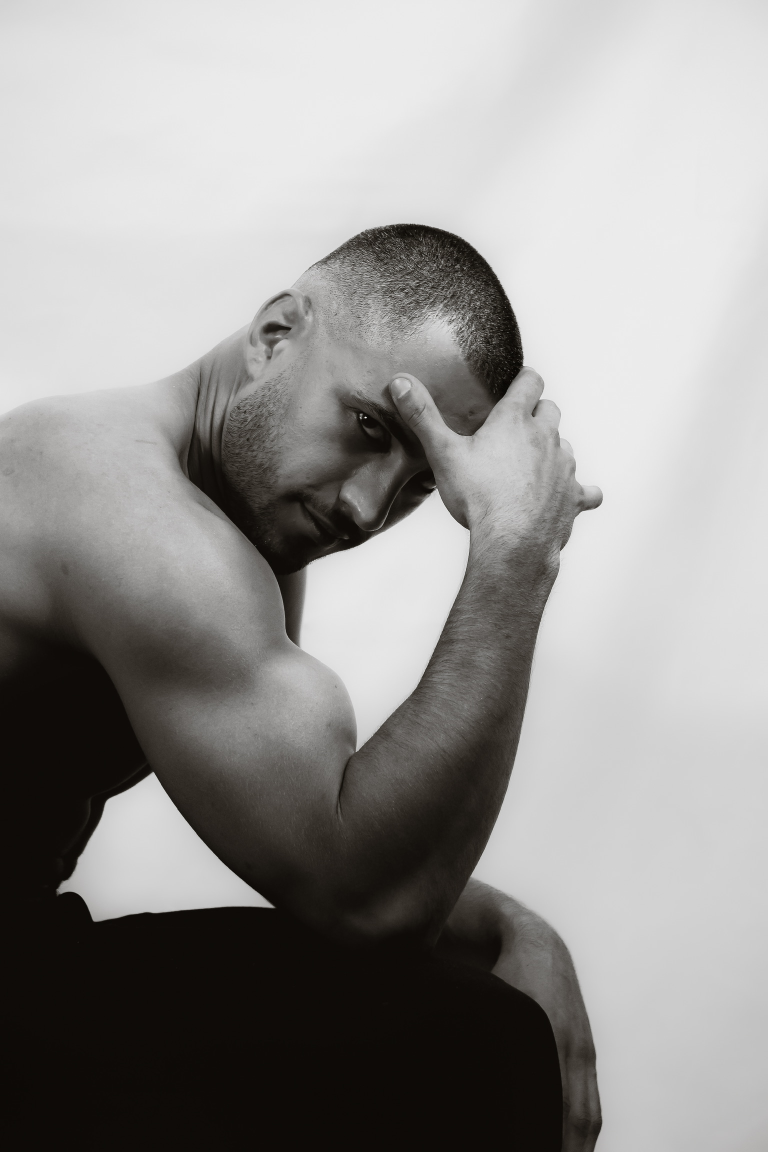
#> input picture ressources/galerie/studio/studio (1).jpg, 1536 x 2304 px (shown at 1/2 size); its folder holds 4 pictures in this run
$ python photo.py
#> lines starting #> are read from the running program, lines starting #| are printed output that depends on the picture
from PIL import Image
import os

input_folder = "ressources/galerie/studio"
output_folder = "ressources/galerie/studio/thumbs"
os.makedirs(output_folder, exist_ok=True)

for file in os.listdir(input_folder):
    if file.lower().endswith((".jpg", ".jpeg", ".png")):
        img = Image.open(os.path.join(input_folder, file))
#> img is the input picture: PIL image 1536x2304 RGB; mean R, G, B 150.1, 148.7, 147.1
        img.thumbnail((800, 800))
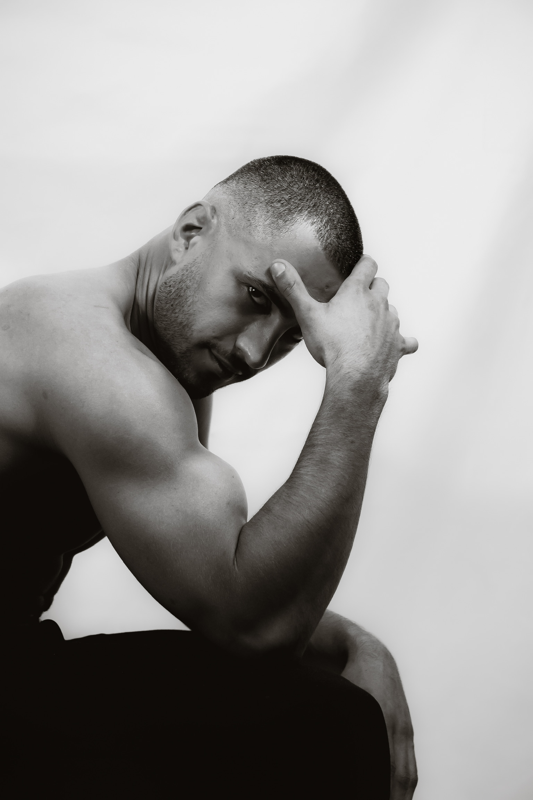
#> img: PIL image 533x800 RGB; mean R, G, B 150.1, 148.7, 147.1
        img.save(os.path.join(output_folder, file), "JPEG", quality=70)
#> pass 2 of the loop `for file in os.listdir(input_folder):`:
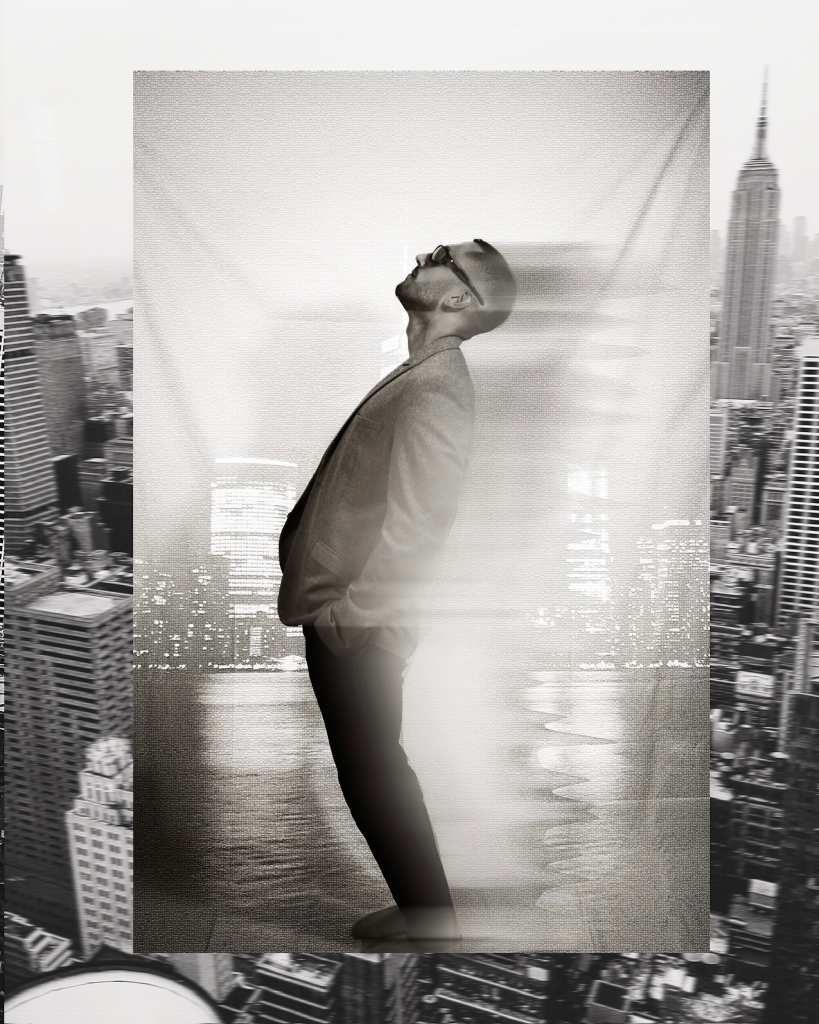
#> input picture ressources/galerie/studio/studio (10).jpg, 1638 x 2048 px (shown at 1/2 size)
#> img is the input picture: PIL image 1638x2048 RGB; mean R, G, B 167.3, 165.1, 162.1
#> `img.thumbnail((800, 800))`:
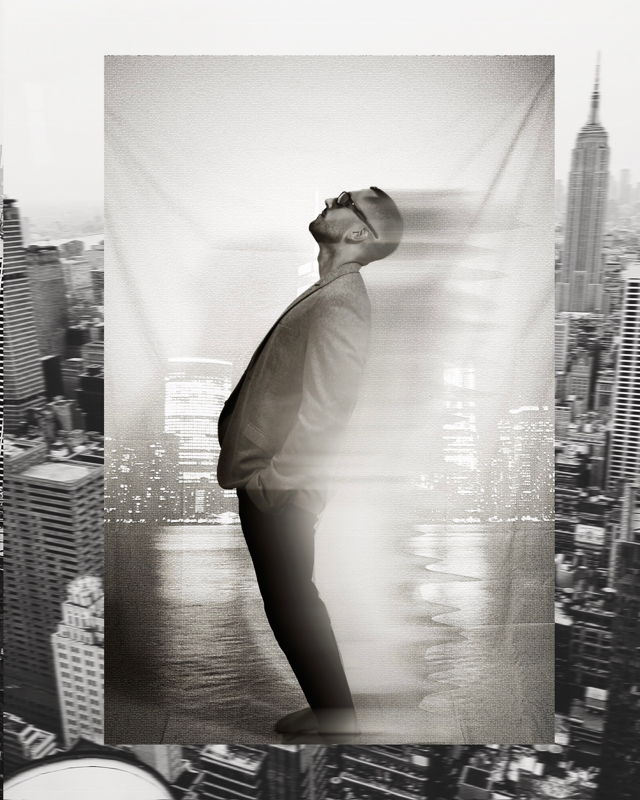
#> img: PIL image 640x800 RGB; mean R, G, B 167.3, 165.1, 162.1
#> pass 3 of the loop `for file in os.listdir(input_folder):`:
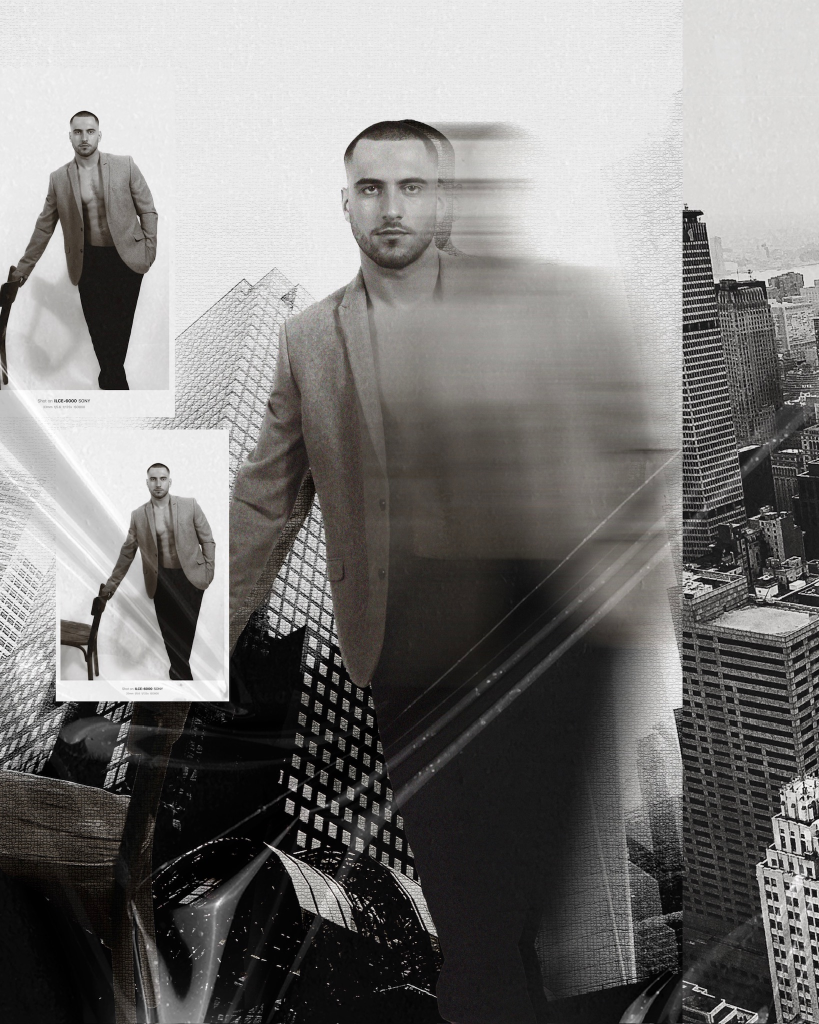
#> input picture ressources/galerie/studio/studio (11).jpg, 1638 x 2048 px (shown at 1/2 size)
#> img is the input picture: PIL image 1638x2048 RGB; mean R, G, B 123.2, 121.7, 120.3
#> `img.thumbnail((800, 800))`:
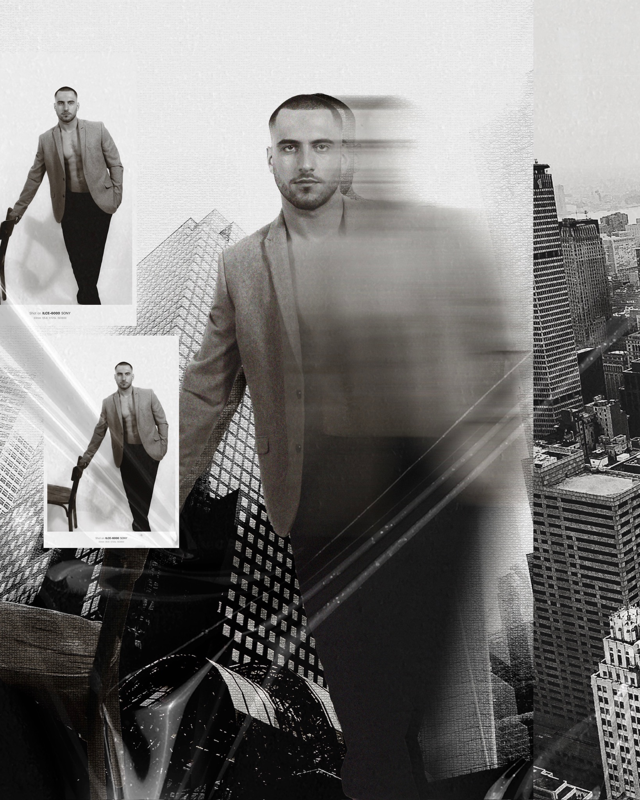
#> img: PIL image 640x800 RGB; mean R, G, B 123.2, 121.7, 120.3
#> the loop made 5 passes; the first 3 are shown
